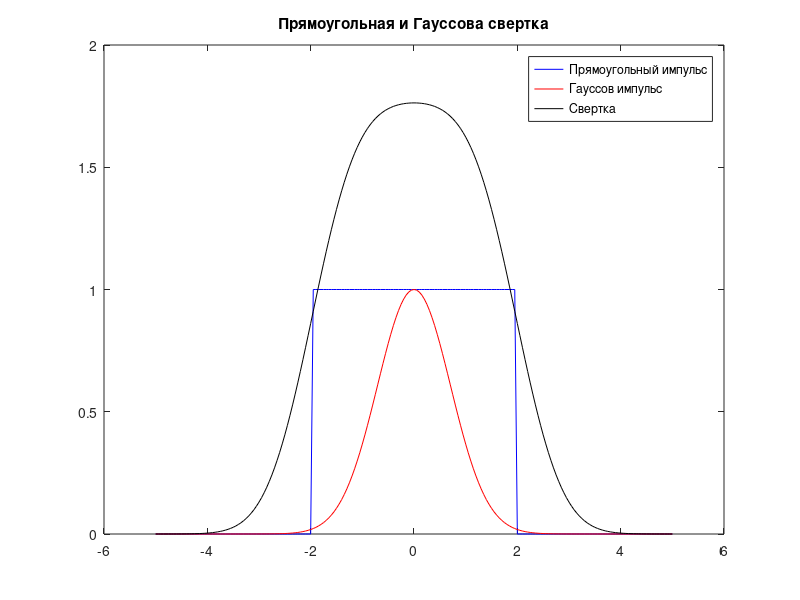
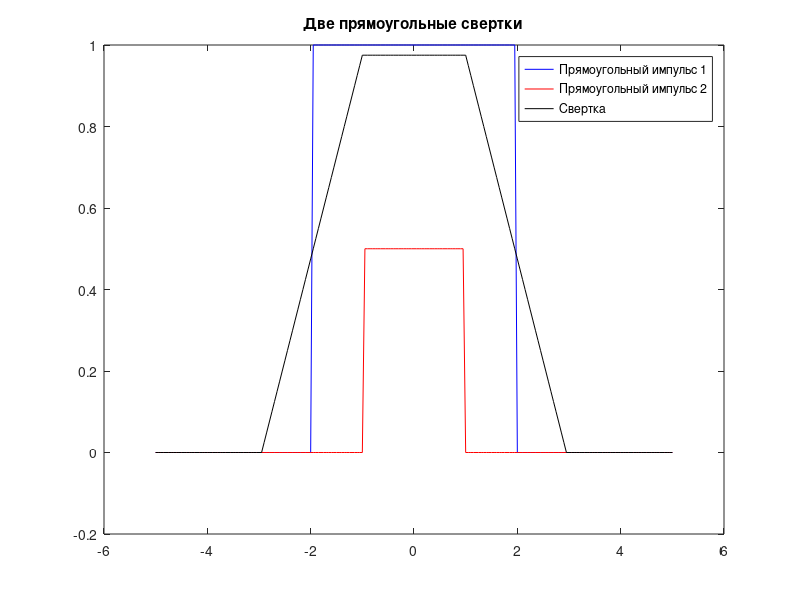
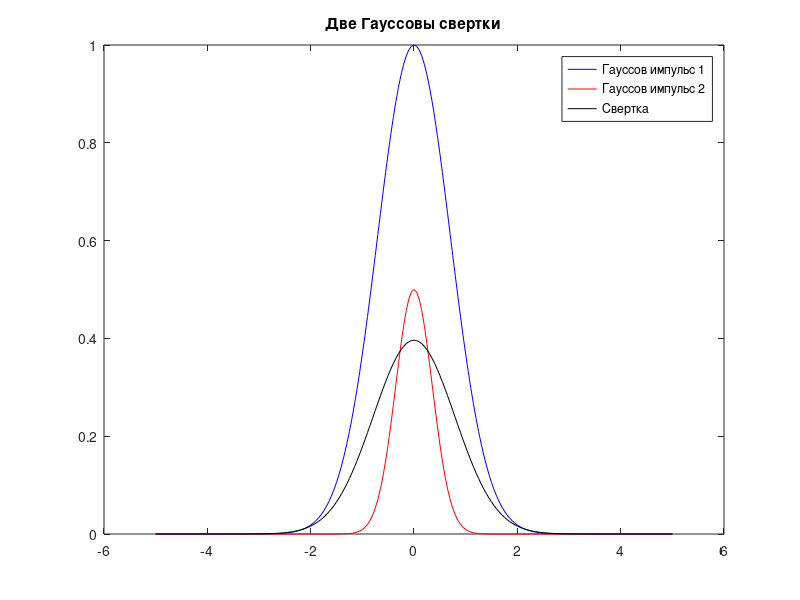

Recreate these plots in MATLAB, in order.
function lab_03()
    T = 2.0;
    A = 1.0;
    sigma = 1.0;

    % границы расчета
    borders = 5;
    step = 0.05;
    t = -borders:step:borders;

    % прямоугольный импульс
    function y = rectpls(x,T,A)
        y = zeros(size(x));
        y(abs(x) - T < 0) = A;
    end

    % Гауссов импульс
    function y = gauspls(x,A,s)
        y = A * exp(-(x/s).^2);
    end

    % Генерация импульсов
    x1 = [rectpls(t,T,A) zeros(1,length(t))];
    x2 = [gauspls(t,A,sigma) zeros(1,length(t))];
    x3 = [rectpls(t,T/2,A/2) zeros(1,length(t))];
    x4 = [gauspls(t,A/2,sigma/2) zeros(1,length(t))];

    % Свертка
    % Фурье-образ свертки равен произведению фурье-образов функций
    y1 = ifft(fft(x1).*fft(x2))*step;
    y2 = ifft(fft(x1).*fft(x3))*step;
    y3 = ifft(fft(x2).*fft(x4))*step;

    % Нормализовать свертку
    start = fix((length(y1)-length(t))/2);
    y1 = y1(start+1:start+length(t));
    y2 = y2(start+1:start+length(t));
    y3 = y3(start+1:start+length(t));

    figure(1)
    plot(t, x1(1:201), 'b', t, x2(1:201), 'r', t, y1, 'black');
    title('Прямоугольная и Гауссова свертка');
    legend('Прямоугольный импульс','Гауссов импульс','Свертка');

    figure(2)
    plot(t, x1(1:201), 'b', t, x3(1:201), 'r', t, y2, 'black');
    title('Две прямоугольные свертки');
    legend('Прямоугольный импульс 1','Прямоугольный импульс 2','Свертка');

    figure(3)
    plot(t, x2(1:201), 'b', t, x4(1:201), 'r', t, y3, 'black');
    title('Две Гауссовы свертки');
    legend('Гауссов импульс 1','Гауссов импульс 2','Свертка');
end